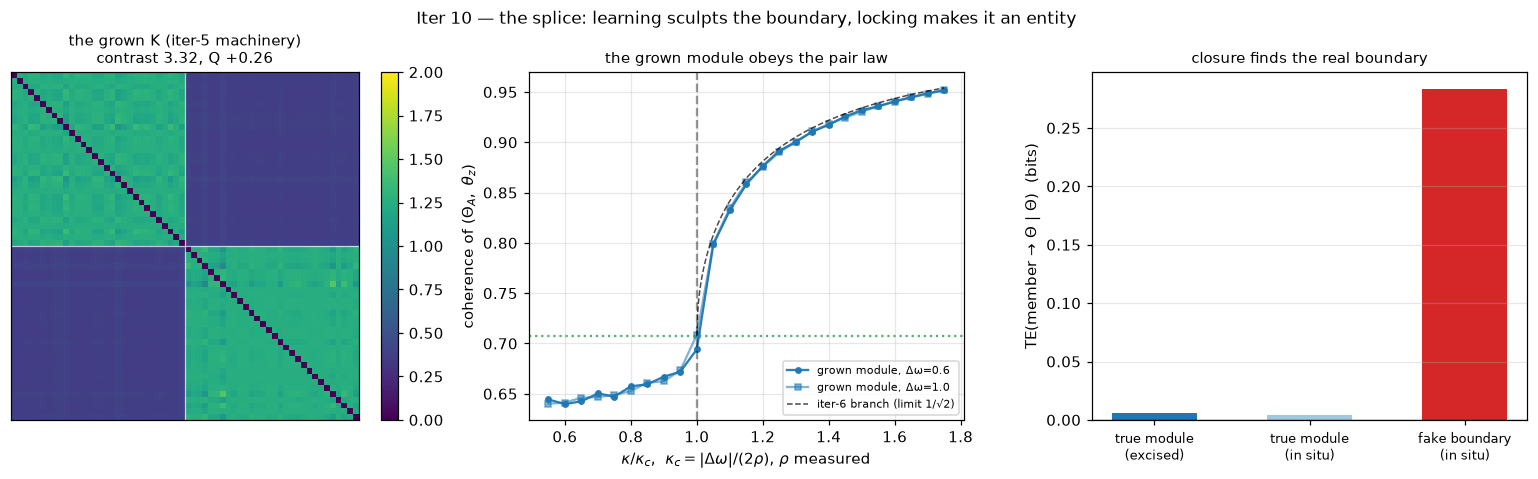

Write the Python code that produced this figure.
"""
Iteration 10 -- The splice: are GROWN modules entities?

Iteration 9 established the entity criteria on clusters we built by hand
(uniform internal coupling, set by fiat). Iteration 5 grows modules from
experience (per-PAIR synchrony-gated reward + coupling competition sculpting
a coupling matrix into blocks). This iteration splices the two threads: grow
the modules with iter 5's machinery, UNCHANGED, then subject them to iter 9's
entity criteria, UNADJUSTED -- every prediction computed from measured
quantities of the grown structure (its mean frequency w_bar, its internal
coherence rho), nothing hand-tuned.

Theory says this should work: the iter-9 reduction's key cancellation
(internal coupling terms vanish from the macro-phase's motion) needs only
K_ij = K_ji -- sin's antisymmetry under i<->j does the rest -- so it holds
for ANY symmetric coupling matrix, including a learned, heterogeneous one.
The locking threshold prediction kappa_c = |Dw|/(2 rho) therefore extends to
grown modules as-is. That is a real prediction, and this script tries to
break it.

We also add a sharper control than iter 9's weak cluster: a FAKE module --
an arbitrary boundary drawn through the same grown system (15 members from
each true cluster), evaluated on the SAME trajectory as the true module. If
the entity criteria pass the grown boundary and fail the arbitrary one, they
do more than verify entities: they LOCATE them. Entity boundaries become
discoverable from dynamics, no labels required.

Four claims:

  (A) Growth reproduces iter 5 and each grown module is ONE clock. The
      per-pair+competition run recovers the two modules (contrast, Q); within
      a grown module the member velocities collapse to a single value (=
      the module's mean natural frequency); the two modules keep two distinct
      clocks (they are two entities, not one); the fake boundary contains two
      clocks (not a candidate entity).

  (B) The grown module obeys the pair law with its MEASURED coherence.
      Excised with its learned (heterogeneous) couplings and coupled to a
      probe per iter 9, the empirical entrainment threshold matches
      kappa_c = |w_z - w_bar|/(2 rho) with w_bar and rho measured from the
      grown module itself. Two detunings.

  (C) The 1/sqrt2 locked branch, third appearance. The measured locked
      branch follows R(kappa) = cos(arcsin(Dw/(2 rho kappa))/2) -- the same
      curve as bare pairs (iter 6) and imposed clusters (iter 9).

  (D) Closure locates the boundary. On one noisy free run of the FULL grown
      system: TE(member -> Theta | Theta) is ~0 for the true grown module
      and clearly positive for the fake boundary -- same trajectory, only
      the boundary differs. (We expected the in-situ module to leak slightly
      via the cross-links to module B; measured, the leak is below the
      estimator floor -- in situ matches excised within noise at this
      cross-coupling strength.) Bonus observation: macro-level TE between
      the two grown entities (Theta_B -> Theta_A), the first
      entity-to-entity information measurement.

Method. Part 0 is iter 5's per-pair+comp condition verbatim (same params,
same machinery from ksomheb.py); K is then FROZEN for the entity tests
(iter 9's criteria are stated for fixed couplings; the grown K's plasticity
at steady state is small). Parts 1-2 low noise (sharp bifurcation), Part 3
strong noise (information dynamics). TE estimator per iter 8/9 (fine
conditioning bins, circular-shift surrogates). Frequencies in rad/s, TE in
bits.
"""
import os, sys
import numpy as np
sys.path.insert(0, os.path.dirname(os.path.dirname(os.path.abspath(__file__))))
from ksomheb import (order_parameter, kuramoto_step, local_synchrony,
                     synaptic_normalize, modularity)

# ================= Part 0 -- grow the modules (iter 5, verbatim) ===========
np.random.seed(23)                     # iter 5's seed: same world
N = 60
half = N // 2
groups = np.array([0] * half + [1] * (N - half))
Delta, jitter = 1.4, 0.12
omega = np.where(groups == 0, +Delta, -Delta) + np.random.normal(0, jitter, N)

dt_grow = 0.05
steps_grow = 50_000
pair_threshold = 0.60
eta, lam, K_max = 0.01, 0.005, 2.0
K0 = 0.8

print("Part 0 -- growing modules (iter 5 machinery: per-pair reward + "
      "competition)")
rng_grow = np.random.RandomState(1)
theta = rng_grow.uniform(0, 2 * np.pi, N)
K = np.full((N, N), K0); np.fill_diagonal(K, 0.0)
budget = K.sum(axis=1).mean()
for t in range(steps_grow):
    theta = kuramoto_step(theta, omega, K, dt_grow)
    S = local_synchrony(theta)
    drive = S * (S - pair_threshold)          # per-pair: does not cancel
    dK = eta * drive - lam * K
    np.fill_diagonal(dK, 0.0)
    K = np.clip(K + dK * dt_grow, 0.0, K_max)
    K = np.clip(synaptic_normalize(K, budget), 0.0, K_max)

within = (groups[:, None] == groups[None, :]).copy()
cross = ~within
np.fill_diagonal(within, False)
contrast = K[within].mean() / K[cross].mean()
Q = modularity(K, groups)
print(f"grown: K_within={K[within].mean():.3f}  K_cross={K[cross].mean():.3f}"
      f"  contrast={contrast:.2f}  Q={Q:+.3f}   (iter 5 reference: ~3.3, "
      f"~+0.26)")
K = K.copy()                                   # frozen from here on

A = np.where(groups == 0)[0]                   # the grown module under test
B = np.where(groups == 1)[0]
FAKE = np.concatenate([A[:15], B[:15]])        # arbitrary boundary, same size
w_bar_A = omega[A].mean()
w_bar_B = omega[B].mean()

# ---- shared simulators (frozen K; heterogeneous coupling via matmul) ------
rng = np.random.RandomState(9)
dt, sub = 0.01, 10
dt_rec = dt * sub

def sim_full(Kmat, noise, T):
    """Full N-oscillator system with frozen coupling Kmat (1/N convention).
    Returns subsampled member phases (n, N)."""
    n_steps = int(T / dt); n_rec = n_steps // sub
    th = rng.uniform(0, 2 * np.pi, N)
    amp = noise * np.sqrt(dt)
    PH = np.empty((n_rec, N))
    r = 0
    for k in range(n_steps):
        E = np.exp(1j * th)
        internal = np.imag(np.conj(E) * (Kmat @ E)) / N
        th = (th + (omega + internal) * dt + amp * rng.randn(N)) % (2 * np.pi)
        if k % sub == 0 and r < n_rec:
            PH[r] = th; r += 1
    return PH

def sim_excised(Ksub, w_sub, kappas, wz, noise, T):
    """Excised module (its grown coupling submatrix, 1/M normalization) +
    probe per iter 9; vectorized over a kappa sweep. Returns Theta (n,C),
    rho (n,C), probe (n,C)."""
    Msub = len(w_sub); C = len(kappas)
    kap = np.asarray(kappas, float)
    n_steps = int(T / dt); n_rec = n_steps // sub
    th = rng.uniform(0, 2 * np.pi, (Msub, C))
    tz = rng.uniform(0, 2 * np.pi, C)
    amp = noise * np.sqrt(dt)
    TH = np.empty((n_rec, C)); RH = np.empty((n_rec, C)); TZ = np.empty((n_rec, C))
    r = 0
    for k in range(n_steps):
        E = np.exp(1j * th)
        internal = np.imag(np.conj(E) * (Ksub @ E)) / Msub
        dth = (w_sub[:, None] + internal
               + kap[None, :] * np.sin(tz[None, :] - th)) * dt \
            + amp * rng.randn(Msub, C)
        dtz = (wz + kap * np.sin(th - tz[None, :]).mean(0)) * dt \
            + amp * rng.randn(C)
        th = (th + dth) % (2 * np.pi)
        tz = (tz + dtz) % (2 * np.pi)
        if k % sub == 0 and r < n_rec:
            ph = E.mean(0)
            TH[r] = np.angle(ph); RH[r] = np.abs(ph); TZ[r] = tz
            r += 1
    return TH, RH, TZ

def macro_series(PH, idx):
    ph = np.exp(1j * PH[:, idx]).mean(1)
    return np.angle(ph), np.abs(ph)

def mean_velocity(series):
    u = np.unwrap(series)
    return (u[-1] - u[0]) / ((len(u) - 1) * dt_rec)

# ============ Part 1 -- in situ: one clock per grown module (Check A) ======
print("\nPart 1 -- in situ (full grown system, K frozen): who shares a clock?")
noise_lo = 0.05
PH = sim_full(K, noise_lo, 400.0)
b1 = int(50.0 / dt_rec)
PH1 = PH[b1:]
v = np.array([mean_velocity(PH1[:, i]) for i in range(N)])
ThA, rhoA_insitu = macro_series(PH1, A)
ThB, _ = macro_series(PH1, B)
vThA, vThB = mean_velocity(ThA), mean_velocity(ThB)
spread_A, spread_B = v[A].std(), v[B].std()
spread_fake = v[FAKE].std()
print(f"module A: member-velocity std {spread_A:.4f}, "
      f"v(Theta_A)={vThA:+.3f} vs w_bar_A={w_bar_A:+.3f}, "
      f"rho_A(in situ)={rhoA_insitu.mean():.3f}")
print(f"module B: member-velocity std {spread_B:.4f}, "
      f"v(Theta_B)={vThB:+.3f} vs w_bar_B={w_bar_B:+.3f}")
print(f"fake boundary (15 A + 15 B): member-velocity std {spread_fake:.4f}  "
      f"(two clocks {abs(vThA - vThB):.2f} apart)")

cA = (contrast > 2.0 and Q > 0.15
      and spread_A < 0.05 and spread_B < 0.05
      and abs(vThA - w_bar_A) < 0.05 and abs(vThB - w_bar_B) < 0.05
      and spread_fake > 0.5 * abs(w_bar_A - w_bar_B) / 2)
print(f"\nCheck A (growth + one clock per grown module): modules recovered "
      f"(contrast {contrast:.2f}, Q {Q:+.3f}); each grown module runs at its "
      f"own w_bar with ~zero internal spread; the arbitrary boundary "
      f"contains two clocks")
print(f"   -> {'PASS' if cA else 'FAIL'}")

# ====== Part 2 -- excised grown module obeys the pair law (Checks B, C) ====
print("\nPart 2 -- excised grown module + probe: the pair law, third time")
KA = K[np.ix_(A, A)]                    # the LEARNED internal couplings
wA = omega[A]
MA = len(A)

# measure the grown module's own coherence, free-running (kappa = 0)
TH0, RH0, _ = sim_excised(KA, wA, [0.0], w_bar_A, noise_lo, 200.0)
rho_A = float(RH0[int(50.0 / dt_rec):, 0].mean())
print(f"excised module A: measured rho = {rho_A:.3f}  (prediction input; "
      f"nothing tuned)")

T2 = 600.0
b2 = int(100.0 / dt_rec)
lock_tol = 0.05
NK = 25
results = []
print(f"{'detune':>7} | {'kc pred':>8} | {'kc emp':>8} | {'err':>6}")
for Dw_probe in [0.6, 1.0]:
    wz = w_bar_A + Dw_probe
    kc_pred = Dw_probe / (2 * rho_A)
    kappas = np.linspace(0.55 * kc_pred, 1.75 * kc_pred, NK)
    TH, RH, TZ = sim_excised(KA, wA, kappas, wz, noise_lo, T2)
    drift = np.empty(NK); Rpair = np.empty(NK)
    for i in range(NK):
        psi = np.unwrap(TH[b2:, i] - TZ[b2:, i])
        drift[i] = abs((psi[-1] - psi[0]) / ((len(psi) - 1) * dt_rec))
        Rpair[i] = np.mean(np.abs(0.5 * (np.exp(1j * TH[b2:, i])
                                         + np.exp(1j * TZ[b2:, i]))))
    locked = drift < lock_tol
    i_first = int(np.argmax(locked))
    kc_emp = 0.5 * (kappas[i_first - 1] + kappas[i_first])
    err = abs(kc_emp - kc_pred) / kc_pred
    results.append(dict(Dw=Dw_probe, kappas=kappas, drift=drift, Rpair=Rpair,
                        locked=locked, i_first=i_first, kc_emp=kc_emp,
                        kc_pred=kc_pred, err=err))
    print(f"{Dw_probe:7.2f} | {kc_pred:8.4f} | {kc_emp:8.4f} | {err:6.1%}")

cB = max(r["err"] for r in results) < 0.10
print(f"\nCheck B (grown module obeys kappa_c=|Dw|/(2 rho), rho measured): "
      f"max error {max(r['err'] for r in results):.1%}")
print(f"   -> {'PASS' if cB else 'FAIL'}")

branch_errs = []
for r in results:
    lk = r["locked"].copy(); lk[:r["i_first"]] = False
    kl = r["kappas"][lk]
    R_theory = np.cos(np.arcsin(np.clip(r["Dw"] / (2 * rho_A * kl), 0, 1)) / 2)
    branch_errs.append(float(np.abs(r["Rpair"][lk] - R_theory).mean()))
cC = max(branch_errs) < 0.04
print(f"Check C (the 1/sqrt2 branch, third appearance): locked branch "
      f"matches theory to {max(branch_errs):.3f} mean abs error")
print(f"   -> {'PASS' if cC else 'FAIL'}")

# ============ Part 3 -- closure locates the boundary (Check D) =============
print("\nPart 3 -- closure: the true boundary is quiet, the fake one leaks")
noise_hi = 0.30
n_samples = 100000
T3 = (n_samples * sub + 20000) * dt
b3 = 20000 // sub

def _bin(a, B):
    return np.minimum(((a % (2 * np.pi)) / (2 * np.pi) * B).astype(np.int64),
                      B - 1)

def _cond_mi(a, b, c, Ba, Bb, Bc):
    flat = np.bincount((a * Bb + b) * Bc + c, minlength=Ba * Bb * Bc)
    p = flat.reshape(Ba, Bb, Bc) / flat.sum()
    pc = p.sum((0, 1), keepdims=True)
    pac = p.sum(1, keepdims=True)
    pbc = p.sum(0, keepdims=True)
    nz = p > 0
    return float(np.sum(p[nz] * np.log2((p * pc)[nz] / (pac * pbc)[nz])))

def transfer_entropy_bits(x, y, lag=3, B=8, Bcond=24, n_surr=10, _rng=rng):
    """TE(X->Y) = I(Y_{t+lag}; X_t | Y_t); iter-8/9 estimator."""
    yf = _bin(y[lag:], B); cond = _bin(y[:-lag], Bcond); xs = x[:-lag]
    def te_of(xsrc):
        return _cond_mi(yf, _bin(xsrc, B), cond, B, B, Bcond)
    te = te_of(xs)
    n = len(xs)
    surr = [te_of(np.roll(xs, _rng.randint(n // 10, n - n // 10)))
            for _ in range(n_surr)]
    return te - float(np.mean(surr))

def closure_TE(PHrun, idx, n_members=10):
    """Mean TE(member -> Theta | Theta) over a spread of members of idx."""
    Th, _ = macro_series(PHrun, idx)
    picks = idx[np.linspace(0, len(idx) - 1, n_members).astype(int)]
    return float(np.mean([transfer_entropy_bits(PHrun[:, i], Th)
                          for i in picks])), Th

# one noisy free run of the FULL grown system: same trajectory, two boundaries
PH = sim_full(K, noise_hi, T3)
PH3 = PH[b3:]
te_true_insitu, ThA3 = closure_TE(PH3, A)
te_fake_insitu, _ = closure_TE(PH3, FAKE)
ThB3, _ = macro_series(PH3, B)
te_BtoA = transfer_entropy_bits(ThB3, ThA3)     # entity -> entity (observation)

# excised true module (cross-couplings zeroed), same noise: closure without
# the neighbour's leak
Kiso = K.copy(); Kiso[np.ix_(A, B)] = 0.0; Kiso[np.ix_(B, A)] = 0.0
PHi = sim_full(Kiso, noise_hi, T3)
te_true_excised, _ = closure_TE(PHi[b3:], A)

print(f"TE(member -> Theta | Theta):  true module in situ  = "
      f"{te_true_insitu:7.4f}")
print(f"                              true module excised  = "
      f"{te_true_excised:7.4f}")
print(f"                              fake boundary in situ = "
      f"{te_fake_insitu:7.4f}")
print(f"observation -- entity-to-entity macro TE(Theta_B -> Theta_A | "
      f"Theta_A) = {te_BtoA:.4f} (grown cross-links are a real macro-level "
      f"channel)")

cD = (te_true_excised < 0.01
      and te_fake_insitu > 0.03
      and te_fake_insitu > 3 * max(te_true_insitu, 1e-4))
print(f"\nCheck D (closure locates the boundary): the grown boundary is "
      f"closed ({te_true_excised:.4f} excised, {te_true_insitu:.4f} in situ "
      f"-- equal within estimator noise, so module B's leak through the "
      f"cross-links is below the floor here); the arbitrary boundary leaks "
      f"{te_fake_insitu:.4f} bits on the same trajectory")
print(f"   -> {'PASS' if cD else 'FAIL'}")

allok = cA and cB and cC and cD
print("\nALL PASS" if allok else "\nSOME CHECKS FAILED")
print("\nVerdict: modules grown by per-pair reward + competition ARE")
print("entities in iteration 9's full operational sense -- one clock, the")
print("pair law at their own measured coherence, the 1/sqrt2 branch, and")
print("macro closure -- while an arbitrary boundary through the same system")
print("fails the same tests on the same trajectory. Learning sculpts the")
print("boundaries; locking brings them to life; the result obeys the same")
print("laws as its parts. And the criteria are not just a verdict but a")
print("detector: entity boundaries are discoverable from dynamics alone.")

# ---- plot ----
try:
    import matplotlib
    matplotlib.use("Agg")
    import matplotlib.pyplot as plt
    fig, axes = plt.subplots(1, 3, figsize=(14.5, 4.4))

    ax = axes[0]
    im = ax.imshow(K, cmap="viridis", vmin=0, vmax=K_max)
    ax.axhline(half - 0.5, color="w", lw=0.8, alpha=0.7)
    ax.axvline(half - 0.5, color="w", lw=0.8, alpha=0.7)
    ax.set_xticks([]); ax.set_yticks([])
    ax.set_title(f"the grown K (iter-5 machinery)\ncontrast {contrast:.2f}, "
                 f"Q {Q:+.2f}", fontsize=9.5)
    plt.colorbar(im, ax=ax, fraction=0.046)

    ax = axes[1]
    marks = {0.6: ("o-", 0.95), 1.0: ("s-", 0.55)}
    for r in results:
        mk, al = marks[r["Dw"]]
        ax.plot(r["kappas"] / r["kc_pred"], r["Rpair"], mk, ms=3.5,
                color="#1f77b4", alpha=al,
                label=f"grown module, Δω={r['Dw']:.1f}")
    kk = np.linspace(1.0, 1.75, 200)
    ax.plot(kk, np.cos(np.arcsin(np.clip(1 / kk, 0, 1)) / 2), "k--", lw=1,
            alpha=0.7, label="iter-6 branch (limit 1/√2)")
    ax.axvline(1.0, color="k", ls="--", alpha=0.4)
    ax.axhline(1 / np.sqrt(2), color="#2a9d5c", ls=":", alpha=0.8)
    ax.set_xlabel(r"$\kappa/\kappa_c$,  $\kappa_c=|\Delta\omega|/(2\rho)$, "
                  r"$\rho$ measured")
    ax.set_ylabel(r"coherence of $(\Theta_A,\ \theta_z)$")
    ax.set_title("the grown module obeys the pair law", fontsize=9.5)
    ax.legend(fontsize=7, loc="lower right"); ax.grid(alpha=0.3)

    ax = axes[2]
    names = ["true module\n(excised)", "true module\n(in situ)",
             "fake boundary\n(in situ)"]
    vals = [te_true_excised, te_true_insitu, te_fake_insitu]
    ax.bar(np.arange(3), vals, 0.55,
           color=["#1f77b4", "#9ecae1", "#d62728"])
    ax.axhline(0, color="k", lw=0.8)
    ax.set_xticks(np.arange(3)); ax.set_xticklabels(names, fontsize=8.5)
    ax.set_ylabel("TE(member → Θ | Θ)  (bits)")
    ax.set_title("closure finds the real boundary", fontsize=9.5)
    ax.grid(alpha=0.3, axis="y")

    fig.suptitle("Iter 10 — the splice: learning sculpts the boundary, "
                 "locking makes it an entity", fontsize=11)
    out = os.path.join(os.path.dirname(os.path.abspath(__file__)),
                       "iter10_grown_entities.png")
    fig.tight_layout(); fig.savefig(out, dpi=110, bbox_inches="tight")
    print(f"\nplot saved -> {out}")
except Exception as e:
    print(f"\n(plot skipped: {e})")
